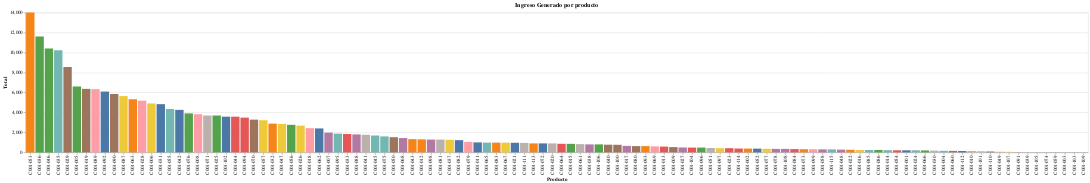

Notebook code for this chart:
### Code cell
#Observamos de de mayor a menor que producto genera mas ingresos. 
alt.Chart(prod).mark_bar().encode(
    alt.X('Producto',  sort='-y'),
    alt.Y('Total', title="Total"),
    alt.Color('Producto', legend=None),
    tooltip=['Producto', 'Total']
).properties(title="Ingreso Generado por producto")

### Figure 1 — Vega-Lite specification as saved in the notebook (floating-point values rounded to 4 significant figures)
{"config": {"view": {"continuousWidth": 400, "continuousHeight": 300}}, "data": {"name": "data-ad0c408f6135f7c61274ad6da1c1a2dc"}, "mark": "bar", "encoding": {"color": {"field": "Producto", "legend": null, "type": "nominal"}, "tooltip": [{"field": "Producto", "type": "nominal"}, {"field": "Total", "type": "quantitative"}], "x": {"field": "Producto", "sort": "-y", "type": "nominal"}, "y": {"field": "Total", "title": "Total", "type": "quantitative"}}, "title": "Ingreso Generado por producto", "$schema": "https://vega.github.io/schema/vega-lite/v4.17.0.json", "datasets": {"data-ad0c408f6135f7c61274ad6da1c1a2dc": [{"Producto": "C001-053", "Suma": 80.0, "Platillo": "CHICHARRONES DE BOTETE", "Precio": 175, "Total": 14000.0}, {"Producto": "C001-036", "Suma": 145.0, "Platillo": "ATUN C/MANGO", "Precio": 80, "Total": 11600.0}, {"Producto": "C001-046", "Suma": 63.0, "Platillo": "CHABELA", "Precio": 165, "Total": 10400.0}, {"Producto": "C001-035", "Suma": 146.0, "Platillo": "ATUN", "Precio": 70, "Total": 10220.0}, {"Producto": "C001-029", "Suma": 59.0, "Platillo": "ESPECIAL", "Precio": 145, "Total": 8555.0}, {"Producto": "C001-005", "Suma": 40.0, "Platillo": "AGUACHILE (GRANDE) ROJO O NEGRO", "Precio": 165, "Total": 6600.0}, {"Producto": "C001-019", "Suma": 24.0, "Platillo": "GUASAVENA PERSONAL", "Precio": 265, "Total": 6360.0}, {"Producto": "C001-089", "Suma": 211.0, "Platillo": "REFRESCO", "Precio": 30, "Total": 6330.0}, {"Producto": "C001-092", "Suma": 174.0, "Platillo": "PACIFICO ", "Precio": 35, "Total": 6090.0}, {"Producto": "C001-090", "Suma": 167.0, "Platillo": "CORONA", "Precio": 35, "Total": 5845.0}, {"Producto": "C001-087", "Suma": 188.0, "Platillo": "AGUAS FRESCAS", "Precio": 30, "Total": 5640.0}, {"Producto": "C001-063", "Suma": 28.0, "Platillo": "CAMARONES AL GUSTO", "Precio": 190, "Total": 5320.0}, {"Producto": "C001-028", "Suma": 74.0, "Platillo": "DE AGUACHILE", "Precio": 70, "Total": 5180.0}, {"Producto": "C001-006", "Suma": 35.0, "Platillo": "AGUACHILE (CHICO) ROJO O NEGRO", "Precio": 140, "Total": 4900.0}, {"Producto": "C001-031", "Suma": 69.0, "Platillo": "CAMARON COCIDO", "Precio": 70, "Total": 4830.0}, {"Producto": "C001-055", "Suma": 14.0, "Platillo": "PULPO ZARANDEADO", "Precio": 310, "Total": 4340.0}, {"Producto": "C001-042", "Suma": 18.5, "Platillo": "ORDEN CEV. PESCADO SERVICIO", "Precio": 230, "Total": 4255.0}, {"Producto": "C001-076", "Suma": 71.0, "Platillo": "TACOS GOBERNADOR DE CAMARON (C/U)", "Precio": 55, "Total": 3905.0}, {"Producto": "C001-008", "Suma": 15.0, "Platillo": "AGUACHILE TRICOLOR", "Precio": 255, "Total": 3825.0}, {"Producto": "C001-071", "Suma": 18.0, "Platillo": "CAMARONES ZARANDEADOS", "Precio": 205, "Total": 3690.0}, {"Producto": "C001-025", "Suma": 82.0, "Platillo": "CEVICHE DE CAMARON", "Precio": 45, "Total": 3690.0}, {"Producto": "C001-102", "Suma": 65.0, "Platillo": "MICHELADA NORMAL", "Precio": 55, "Total": 3575.0}, {"Producto": "C001-044", "Suma": 13.0, "Platillo": "ORDEN CEV. CAMARON SERVICIO", "Precio": 275, "Total": 3575.0}, {"Producto": "C001-094", "Suma": 87.0, "Platillo": "MODELO", "Precio": 40, "Total": 3480.0}, {"Producto": "C001-070", "Suma": 16.0, "Platillo": "CAMARONES AL COCO", "Precio": 205, "Total": 3280.0}, {"Producto": "C001-057", "Suma": 23.0, "Platillo": "FILETE DE PESCADO AL GUSTO", "Precio": 140, "Total": 3220.0}, {"Producto": "C001-032", "Suma": 36.0, "Platillo": "PULPO", "Precio": 80, "Total": 2880.0}, {"Producto": "C001-047", "Suma": 15.0, "Platillo": "PLATO GRANDE", "Precio": 190, "Total": 2850.0}, {"Producto": "C001-056", "Suma": 12.0, "Platillo": "LONJA DE SALMON", "Precio": 230, "Total": 2760.0}, {"Producto": "C001-026", "Suma": 67.0, "Platillo": "CEVICHE DE PESCADO", "Precio": 40, "Total": 2680.0}, {"Producto": "C001-018", "Suma": 5.0, "Platillo": "GUASAVENA (CHICA)", "Precio": 485, "Total": 2425.0}, {"Producto": "C001-062", "Suma": 16.0, "Platillo": "FILETE ZARANDEADO", "Precio": 150, "Total": 2400.0}, {"Producto": "C001-007", "Suma": 12.0, "Platillo": "AGUACHILE VERDE EN MOLCAJETE", "Precio": 165, "Total": 1980.0}, {"Producto": "C001-095", "Suma": 47.0, "Platillo": "ULTRA", "Precio": 40, "Total": 1880.0}, {"Producto": "C001-033", "Suma": 46.0, "Platillo": "MARLIN", "Precio": 40, "Total": 1840.0}, {"Producto": "C001-088", "Suma": 45.0, "Platillo": "AGUA DE COCO NATURAL", "Precio": 40, "Total": 1800.0}, {"Producto": "C001-041", "Suma": 8.0, "Platillo": "ORDEN CEV. PESCADO P/LLEVAR", "Precio": 220, "Total": 1760.0}, {"Producto": "C001-045", "Suma": 13.0, "Platillo": "COPA CHICA (2 INGREDIENTES)", "Precio": 130, "Total": 1690.0}, {"Producto": "C001-075", "Suma": 8.0, "Platillo": "TACOS GOBERNADOR DE CAMARON (C/4)", "Precio": 200, "Total": 1600.0}, {"Producto": "C001-050", "Suma": 8.0, "Platillo": "CHABELA PULPO", "Precio": 190, "Total": 1520.0}, {"Producto": "C001-068", "Suma": 7.0, "Platillo": "CAMARONES TERMIDOR", "Precio": 205, "Total": 1435.0}, {"Producto": "C001-043", "Suma": 5.0, "Platillo": "ORDEN CEV. CAMARON P/LLEVAR", "Precio": 265, "Total": 1325.0}, {"Producto": "C001-012", "Suma": 9.0, "Platillo": "CALLO DE LOBINA (CHICO)", "Precio": 145, "Total": 1305.0}, {"Producto": "C001-098", "Suma": 32.0, "Platillo": "LIMONADA MINERAL", "Precio": 40, "Total": 1280.0}, {"Producto": "C001-081", "Suma": 16.0, "Platillo": "TACO ESPECIAL", "Precio": 80, "Total": 1280.0}, {"Producto": "C001-037", "Suma": 18.0, "Platillo": "CALLO DE LOBINA", "Precio": 70, "Total": 1260.0}, {"Producto": "C001-082", "Suma": 7.0, "Platillo": "EMPANADAS DE CAMARON (C/3)", "Precio": 175, "Total": 1225.0}, {"Producto": "C001-079", "Suma": 15.0, "Platillo": "TACOS GOBERNADOR DE PULPO (C/U)", "Precio": 70, "Total": 1050.0}, {"Producto": "C001-011", "Suma": 5.0, "Platillo": "CALLO DE LOBINA (GRANDE)", "Precio": 200, "Total": 1000.0}, {"Producto": "C001-065", "Suma": 5.0, "Platillo": "CAMARONES PHILADELFIA", "Precio": 195, "Total": 975.0}, {"Producto": "C001-083", "Suma": 15.0, "Platillo": "EMPANADAS DE CAMARON (C/U)", "Precio": 65, "Total": 975.0}, {"Producto": "C001-067", "Suma": 5.0, "Platillo": "CAMARONES AL CHIPOTLE", "Precio": 195, "Total": 975.0}, {"Producto": "C001-021", "Suma": 4.0, "Platillo": "HUITUSENA (CHICA)", "Precio": 240, "Total": 960.0}, {"Producto": "C001-111", "Suma": 27.0, "Platillo": "FLAN", "Precio": 35, "Total": 945.0}, {"Producto": "C001-113", "Suma": 9.0, "Platillo": "1/2 Callo de Hacha", "Precio": 100, "Total": 900.0}, {"Producto": "C001-072", "Suma": 10.0, "Platillo": "DEDOS DE PESCADO ", "Precio": 90, "Total": 900.0}, {"Producto": "C001-020", "Suma": 3.0, "Platillo": "HUITUSENA (GRANDE)", "Precio": 300, "Total": 900.0}, {"Producto": "C001-064", "Suma": 4.0, "Platillo": "CAMARONES A LA MOMIA", "Precio": 215, "Total": 860.0}, {"Producto": "C001-015", "Suma": 3.0, "Platillo": "AGUAPULPO (GRANDE)", "Precio": 285, "Total": 855.0}, {"Producto": "C001-061", "Suma": 5.0, "Platillo": "FILETE TERMIDOR", "Precio": 165, "Total": 825.0}, {"Producto": "C001-038", "Suma": 8.0, "Platillo": "CAMARON C/PULPO", "Precio": 100, "Total": 800.0}, {"Producto": "C001-106", "Suma": 16.0, "Platillo": "RUSAS NORMAL", "Precio": 50, "Total": 800.0}, {"Producto": "C001-040", "Suma": 11.0, "Platillo": "CARACOL", "Precio": 70, "Total": 770.0}, {"Producto": "C001-100", "Suma": 19.0, "Platillo": "NARANJADA MINERAL", "Precio": 40, "Total": 760.0}, {"Producto": "C001-017", "Suma": 1.0, "Platillo": "GUASAVENA (GRANDE)", "Precio": 650, "Total": 650.0}, {"Producto": "C001-080", "Suma": 3.0, "Platillo": "TACOS GOBERNADOR MIXTOS", "Precio": 210, "Total": 630.0}, {"Producto": "C001-093", "Suma": 18.0, "Platillo": "VICTORIA", "Precio": 35, "Total": 630.0}, {"Producto": "C001-069", "Suma": 3.0, "Platillo": "CAMARONES AL TAMARINDO", "Precio": 200, "Total": 600.0}, {"Producto": "C001-013", "Suma": 2.0, "Platillo": "AGUACALLO LOBINA (GRANDE)", "Precio": 290, "Total": 580.0}, {"Producto": "C001-009", "Suma": 2.0, "Platillo": "CARACOL (GRANDE)", "Precio": 265, "Total": 530.0}, {"Producto": "C001-027", "Suma": 7.0, "Platillo": "CEVICHE DE CAMARON COCIDO", "Precio": 70, "Total": 490.0}, {"Producto": "C001-104", "Suma": 6.0, "Platillo": "MICHELADAS (1 LITRO)", "Precio": 80, "Total": 480.0}, {"Producto": "C001-096", "Suma": 12.0, "Platillo": "RUSAS DE REFRESCO", "Precio": 40, "Total": 480.0}, {"Producto": "C001-051", "Suma": 2.0, "Platillo": "PLATO GRANDE PULPO", "Precio": 220, "Total": 440.0}, {"Producto": "C001-097", "Suma": 12.0, "Platillo": "LIMONADA NATURAL", "Precio": 35, "Total": 420.0}, {"Producto": "C001-023", "Suma": 2.0, "Platillo": "SASHIMI DE ATUN", "Precio": 210, "Total": 420.0}, {"Producto": "C001-114", "Suma": 7.0, "Platillo": "CLAMATO Clamato Preparado", "Precio": 55, "Total": 385.0}, {"Producto": "C001-002", "Suma": 2.0, "Platillo": "PULPO (CHICO)", "Precio": 190, "Total": 380.0}, {"Producto": "C001-052", "Suma": 3.0, "Platillo": "ORDEN DE PATA DE MULA EN SU CONCHA", "Precio": 125, "Total": 375.0}, {"Producto": "C001-077", "Suma": 2.0, "Platillo": "TACOS GOBERNADOR DE MARLIN (C/4)", "Precio": 180, "Total": 360.0}, {"Producto": "C001-078", "Suma": 7.0, "Platillo": "TACOS GOBERNADOR DE MARLIN (C/U)", "Precio": 50, "Total": 350.0}, {"Producto": "C001-108", "Suma": 5.0, "Platillo": "RUSAS (1 LITRO)", "Precio": 70, "Total": 350.0}, {"Producto": "C001-084", "Suma": 2.0, "Platillo": "EMPANADAS DE MARLIN (C/3)", "Precio": 165, "Total": 330.0}, {"Producto": "C001-073", "Suma": 8.0, "Platillo": "ORDEN DE ARROZ ", "Precio": 40, "Total": 320.0}, {"Producto": "C001-099", "Suma": 9.0, "Platillo": "NARANJADA NATURAL", "Precio": 35, "Total": 315.0}, {"Producto": "C001-058", "Suma": 2.0, "Platillo": "FILETE PHILADELFIA", "Precio": 150, "Total": 300.0}, {"Producto": "C001-115", "Suma": 1.0, "Platillo": "ORDEN CEVICHE MITOTERO", "Precio": 300, "Total": 300.0}, {"Producto": "C001-048", "Suma": 5.0, "Platillo": "CON CALLO DE LOBINA (EXTRA)", "Precio": 55, "Total": 275.0}, {"Producto": "C001-022", "Suma": 1.0, "Platillo": "MOLCAJETE VERDE (FRIO)", "Precio": 265, "Total": 265.0}, {"Producto": "C001-016", "Suma": 1.0, "Platillo": "AGUAPULPO (CHICO)", "Precio": 240, "Total": 240.0}, {"Producto": "C001-085", "Suma": 4.0, "Platillo": "EMPANADAS DE MARLIN (C/U)", "Precio": 60, "Total": 240.0}, {"Producto": "C001-086", "Suma": 1.0, "Platillo": "ORDEN MACHACA DE MARLIN 1 LITRO (PARA LLEVAR)", "Precio": 240, "Total": 240.0}, {"Producto": "C001-014", "Suma": 1.0, "Platillo": "AGUACALLO LOBINA (CHICO)", "Precio": 220, "Total": 220.0}, {"Producto": "C001-054", "Suma": 1.0, "Platillo": "PULPO A LA DIABLA O MEDIA DIABLA", "Precio": 210, "Total": 210.0}, {"Producto": "C001-001", "Suma": 1.0, "Platillo": "PULPO (GRANDE)", "Precio": 210, "Total": 210.0}, {"Producto": "C001-024", "Suma": 1.0, "Platillo": "AGUACHILE NEGRO DE ATUN", "Precio": 210, "Total": 210.0}, {"Producto": "C001-066", "Suma": 1.0, "Platillo": "CAMARONES AL CHAMPINON", "Precio": 195, "Total": 195.0}, {"Producto": "C001-030", "Suma": 1.0, "Platillo": "ESPECIAL C/CALLO LOBINA", "Precio": 175, "Total": 175.0}, {"Producto": "C001-004", "Suma": 1.0, "Platillo": "CAMARON COCIDO (CHICO)", "Precio": 155, "Total": 155.0}, {"Producto": "C001-060", "Suma": 1.0, "Platillo": "FILETE AL CHIPOTLE", "Precio": 150, "Total": 150.0}, {"Producto": "C001-112", "Suma": 7.0, "Platillo": "Agua Natural", "Precio": 20, "Total": 140.0}, {"Producto": "C001-010", "Suma": 1.0, "Platillo": "CARACOL (CHICO)", "Precio": 140, "Total": 140.0}, {"Producto": "C001-101", "Suma": 2.0, "Platillo": "CLAMATO VIRGEN", "Precio": 55, "Total": 110.0}, {"Producto": "C001-110", "Suma": 3.0, "Platillo": "CAFE", "Precio": 30, "Total": 90.0}, {"Producto": "C001-049", "Suma": 1.0, "Platillo": "CON CARACOL (EXTRA)", "Precio": 65, "Total": 65.0}, {"Producto": "C001-107", "Suma": 1.0, "Platillo": "RUSA PREMIUM", "Precio": 55, "Total": 55.0}, {"Producto": "C001-091", "Suma": 1.0, "Platillo": "TECATE", "Precio": 35, "Total": 35.0}, {"Producto": "C001-039", "Suma": 0.0, "Platillo": "CEVICHE DE CAMARON C/LOBINA", "Precio": 95, "Total": 0.0}, {"Producto": "C001-105", "Suma": 0.0, "Platillo": "MICHELADAS PREMIUM (1 LITRO)", "Precio": 85, "Total": 0.0}, {"Producto": "C001-074", "Suma": 0.0, "Platillo": "PAPAS A LA FRANCESA ", "Precio": 30, "Total": 0.0}, {"Producto": "C001-059", "Suma": 0.0, "Platillo": "FILETE AL CHAMPINON", "Precio": 150, "Total": 0.0}, {"Producto": "C001-003", "Suma": 0.0, "Platillo": "CAMARON COCIDO (GRANDE)", "Precio": 180, "Total": 0.0}, {"Producto": "C001-103", "Suma": 0.0, "Platillo": "MICHELADA PREMIUM", "Precio": 60, "Total": 0.0}, {"Producto": "C001-109", "Suma": 0.0, "Platillo": "RUSAS PREMIUM (1 LITRO)", "Precio": 75, "Total": 0.0}]}}
